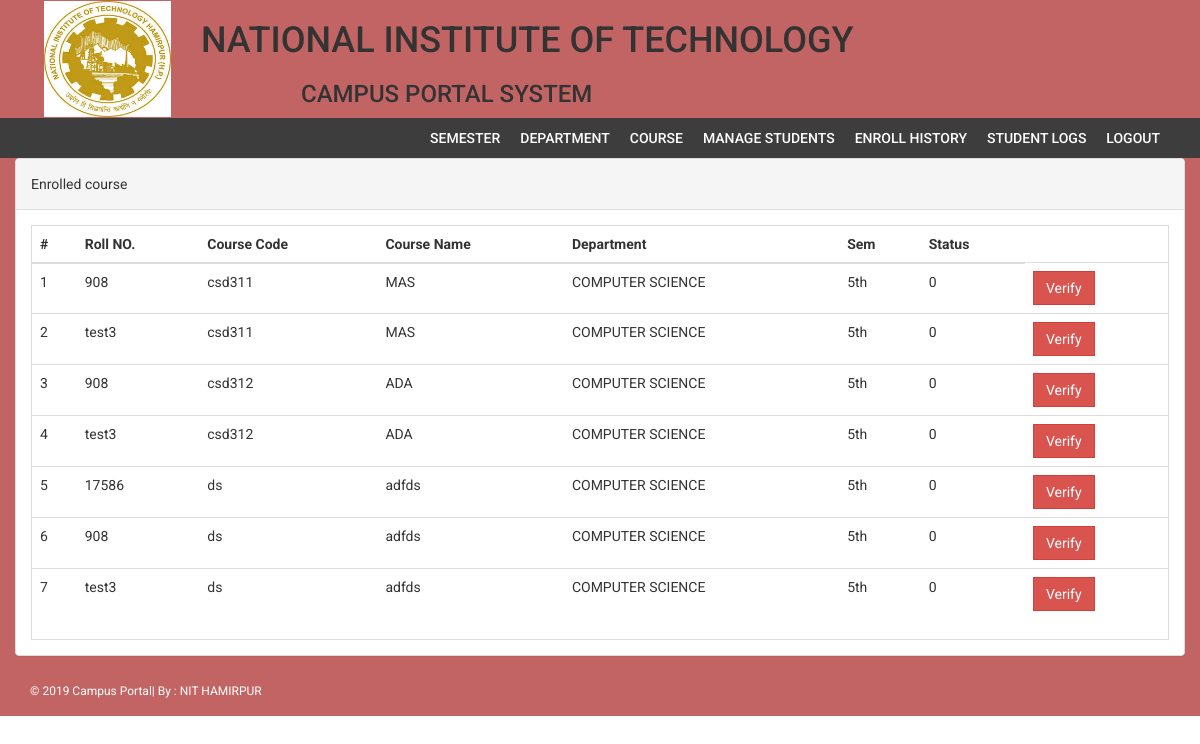
The page /enroll-history.php (signed in) on the database its author committed.
### tables this page shows
CREATE TABLE `courseenroll` (
  `reg` varchar(20) NOT NULL,
  `cour` varchar(20) NOT NULL,
  `status` varchar(10) DEFAULT '0'
);

CREATE TABLE `course` (
  `dept_id` varchar(20) NOT NULL,
  `course_id` varchar(20) NOT NULL,
  `course_name` varchar(20) NOT NULL,
  `sem` varchar(20) DEFAULT NULL,
  `teacher` varchar(20) NOT NULL
);

CREATE TABLE `department` (
  `dept_id` varchar(20) NOT NULL,
  `dept_name` varchar(20) DEFAULT NULL
);

### enroll-history.php (the view, shortened to what this page needs)
<?php
include('config.php');
?>
<!Doctype html>
<html>
<head>
<link rel="stylesheet" href="css/cus.css">
<link href="css/bootstrap.css" rel="stylesheet" />
    <link href="css/font-awesome.css" rel="stylesheet" />
    <link href="css/style.css" rel="stylesheet" />
</head>
<body>
<body>
<?php include('header.php');?>
<?php if($_SESSION['alogin']!="")
{
 include('menu.php');
}?>
                <div class="col-md-12">
                    <div class="panel panel-default">
                        <div class="panel-heading">
                            Enrolled course
                        </div>
                        <div class="panel-body">
                            <div class="table-responsive table-bordered">
                                <table class="table">
                                    <thead>
                                        <tr>
                                            <th>#</th>
                                        	<th>Roll NO.</th>
					<th>Course Code</th>
                                          <th>Course Name</th>
                                            <th>Department</th>
                                             <th>Sem</th>
                                             <th>Status</th>
                                        </tr>
                                    </thead>
                                    <tbody>
<?php
$sql=mysqli_query($conn,"select * from courseenroll a inner join
 course b
  on a.cour=b.course_id
   inner join
    department c
	on b.dept_id=c.dept_id
	  where  status='0'");
$cnt=1;
while($row=mysqli_fetch_array($sql))
{
?>
                                        <tr>
                                            <td><?php echo $cnt;?></td>
                                            	<td><?php echo htmlentities($row['reg']);?></td>
						<td><?php echo htmlentities($row['cour']);?></td>
                                            <td><?php echo htmlentities($row['course_name']);?></td>
                                            <td><?php echo htmlentities($row['dept_name']);?></td>
                                            <td><?php echo htmlentities($row['sem']);?></td>
	                                        <td><?php echo htmlentities($row['status']);?></td>
						<td>
                                          <a href="enroll-history.php?id=<?php echo $row['cour']?>&valida=accept &ros=<?php echo $row['reg']?>" onClick="return confirm('Verify?')">
                                            <button class="btn btn-danger">Verify</button>
</a>
				</td>
                                        </tr>
<?php
$cnt++;
} ?>
                                    </tbody>
                                </table>
                            </div>
                        </div>
                    </div>
                </div>
</body>
  <?php include('footer.php');?>
 </html>

### css/style.css (style rules this page uses)
body { font-family: 'Roboto', sans-serif; line-height: 30px; }
.btn { border-radius: 0px; -webkit-border-radius: 0px; -moz-border-radius: 0px; }

### rows shown on the page
courseenroll: reg "908", cour "csd311", cour.course_name "MAS", department.dept_name "COMPUTER SCIENCE", cour.sem "5th", status "0"
courseenroll: reg "test3", cour "csd311", cour.course_name "MAS", department.dept_name "COMPUTER SCIENCE", cour.sem "5th", status "0"
courseenroll: reg "908", cour "csd312", cour.course_name "ADA", department.dept_name "COMPUTER SCIENCE", cour.sem "5th", status "0"
courseenroll: reg "test3", cour "csd312", cour.course_name "ADA", department.dept_name "COMPUTER SCIENCE", cour.sem "5th", status "0"
courseenroll: reg "17586", cour "ds", cour.course_name "adfds", department.dept_name "COMPUTER SCIENCE", cour.sem "5th", status "0"
courseenroll: reg "908", cour "ds", cour.course_name "adfds", department.dept_name "COMPUTER SCIENCE", cour.sem "5th", status "0"
courseenroll: reg "test3", cour "ds", cour.course_name "adfds", department.dept_name "COMPUTER SCIENCE", cour.sem "5th", status "0"
